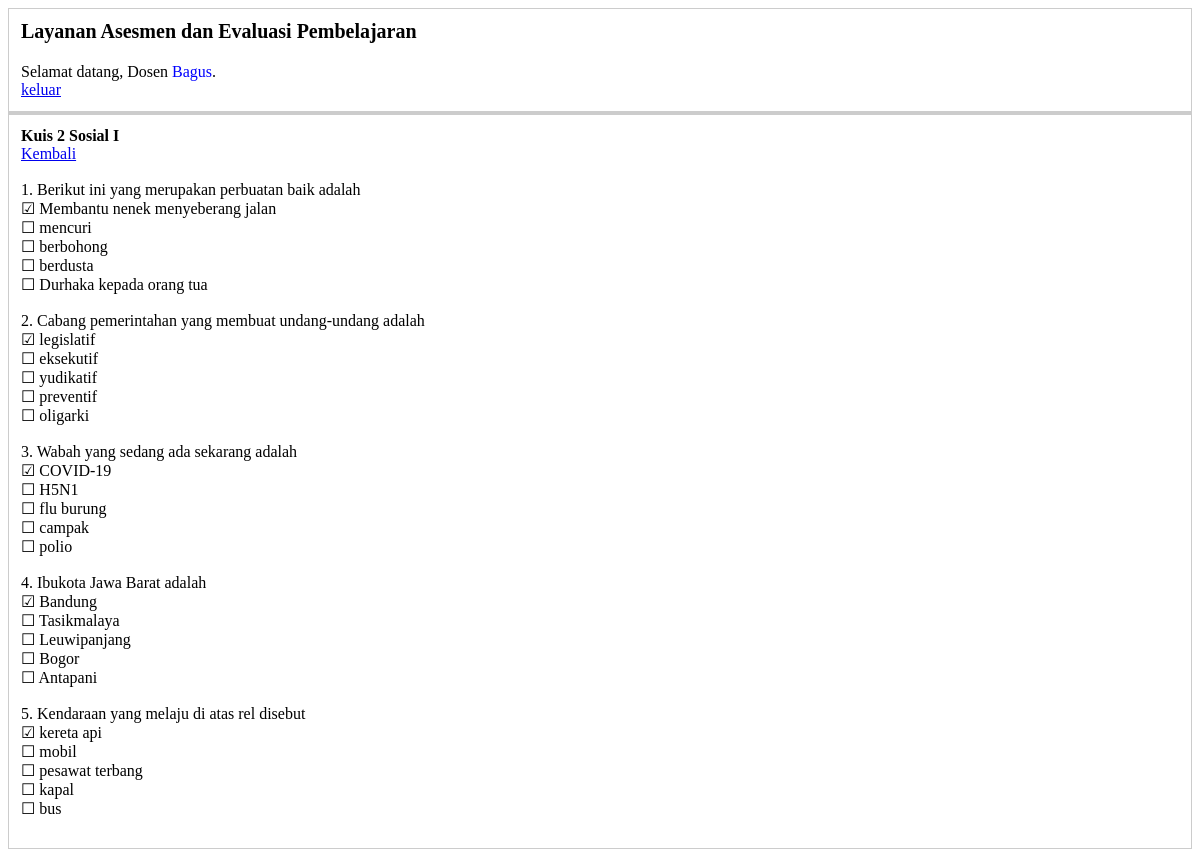
/viewtest.php?testId=4 (signed in), run on the app's committed database.
### tables this page shows
CREATE TABLE `question` (
  `id` int(2) NOT NULL,
  `test_id` int(1) DEFAULT NULL,
  `question` varchar(53) NOT NULL,
  `choice1` varchar(32) DEFAULT NULL,
  `choice2` varchar(11) DEFAULT NULL,
  `choice3` varchar(15) DEFAULT NULL,
  `choice4` varchar(11) DEFAULT NULL,
  `choice5` varchar(100) DEFAULT NULL
);

CREATE TABLE `test` (
  `id` int(1) NOT NULL,
  `course_id` int(1) DEFAULT NULL,
  `type` tinyint(1) NOT NULL,
  `test` varchar(19) DEFAULT NULL,
  `duedate` date DEFAULT NULL
);

### config.php (the view, shortened to what this page needs)
<?php
  function cetak($var)
  { echo $var."<br>"; }
?>

### viewtest.php (shortened to what this page needs)
<link rel="stylesheet" href="style.css">
<div class="header">
<?php
  include("config.php");
  echo "<p class='logo'>Layanan Asesmen dan Evaluasi Pembelajaran</p>";
  echo "Selamat datang, Dosen ";
  echo "<span style='color:blue'>".$_SESSION[user]."</span>.<br>";
  echo "<a href='logout.php'>keluar</a><br>";
?>
</div>
<div class="tab">
</div>
<div class="tabcontent">
<?php
  $sql = "select test, type from test where id = '$_GET[testId]'";
  $result = mysqli_query($db,$sql);
  $test = mysqli_fetch_assoc($result);
  cetak("<span style='font-weight:bold'>".$test[test]."</span>");
  echo "<a href='teacher.php'>Kembali</a><br><br>";
  if($test[type] == 0)
  {
    $sql = "select question.id, question.question, question.choice1, question.choice2, question.choice3, question.choice4, question.choice5
            from test join question
            on test.id = question.test_id
            where test.id = '$_GET[testId]'";
    $result = mysqli_query($db,$sql);
    $question = array();
    while($row = mysqli_fetch_assoc($result))
    { $question[] = $row; }
    $i = 1;
    foreach($question as $question)
    { echo $i.". ";
      echo "<br>";
      $i++;
    }
  }
?>
</div>

### style.css (style rules this page uses)
.tab { overflow: hidden; border: 1px solid #ccc; background-color: #f1f1f1; }
.tabcontent { padding: 12px; border: 1px solid #ccc; }
.header { padding: 12px; border: 1px solid #ccc; }
* { box-sizing: border-box; }
.logo { margin-top: -1px; font-size: 20px; font-weight: bold; }

### data on the page
question: question "Berikut ini yang merupakan perbuatan baik adalah ☑ Membantu nenek menyeberang jalan ☐ mencuri ☐ berbohong ☐ berdusta ☐ Durhaka kepada orang tua"
question: question "Cabang pemerintahan yang membuat undang-undang adalah ☑ legislatif ☐ eksekutif ☐ yudikatif ☐ preventif ☐ oligarki"
question: question "Wabah yang sedang ada sekarang adalah ☑ COVID-19 ☐ H5N1 ☐ flu burung ☐ campak ☐ polio"
question: question "Ibukota Jawa Barat adalah ☑ Bandung ☐ Tasikmalaya ☐ Leuwipanjang ☐ Bogor ☐ Antapani"
question: question "Kendaraan yang melaju di atas rel disebut ☑ kereta api ☐ mobil ☐ pesawat terbang ☐ kapal ☐ bus"

### other printed values
$_SESSION[user] "Bagus"
$var "Kuis 2 Sosial I"
